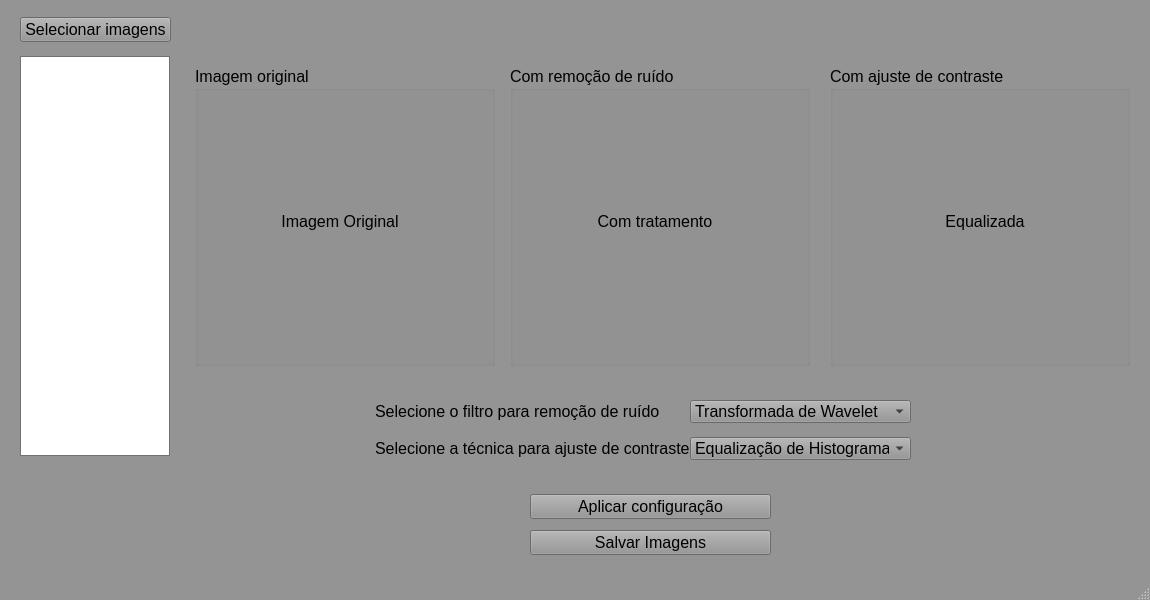
<?xml version="1.0" encoding="UTF-8"?>
<ui version="4.0">
 <class>mainWindow</class>
 <widget class="QMainWindow" name="mainWindow">
  <property name="geometry">
   <rect>
    <x>0</x>
    <y>0</y>
    <width>1150</width>
    <height>600</height>
   </rect>
  </property>
  <property name="minimumSize">
   <size>
    <width>1150</width>
    <height>600</height>
   </size>
  </property>
  <property name="maximumSize">
   <size>
    <width>1150</width>
    <height>600</height>
   </size>
  </property>
  <property name="palette">
   <palette>
    <active>
     <colorrole role="WindowText">
      <brush brushstyle="SolidPattern">
       <color alpha="255">
        <red>0</red>
        <green>0</green>
        <blue>0</blue>
       </color>
      </brush>
     </colorrole>
     <colorrole role="Button">
      <brush brushstyle="SolidPattern">
       <color alpha="255">
        <red>148</red>
        <green>148</green>
        <blue>148</blue>
       </color>
      </brush>
     </colorrole>
     <colorrole role="Light">
      <brush brushstyle="SolidPattern">
       <color alpha="255">
        <red>222</red>
        <green>222</green>
        <blue>222</blue>
       </color>
      </brush>
     </colorrole>
     <colorrole role="Midlight">
      <brush brushstyle="SolidPattern">
       <color alpha="255">
        <red>185</red>
        <green>185</green>
        <blue>185</blue>
       </color>
      </brush>
     </colorrole>
     <colorrole role="Dark">
      <brush brushstyle="SolidPattern">
       <color alpha="255">
        <red>74</red>
        <green>74</green>
        <blue>74</blue>
       </color>
      </brush>
     </colorrole>
     <colorrole role="Mid">
      <brush brushstyle="SolidPattern">
       <color alpha="255">
        <red>99</red>
        <green>99</green>
        <blue>99</blue>
       </color>
      </brush>
     </colorrole>
     <colorrole role="Text">
      <brush brushstyle="SolidPattern">
       <color alpha="255">
        <red>0</red>
        <green>0</green>
        <blue>0</blue>
       </color>
      </brush>
     </colorrole>
     <colorrole role="BrightText">
      <brush brushstyle="SolidPattern">
       <color alpha="255">
        <red>255</red>
        <green>255</green>
        <blue>255</blue>
       </color>
      </brush>
     </colorrole>
     <colorrole role="ButtonText">
      <brush brushstyle="SolidPattern">
       <color alpha="255">
        <red>0</red>
        <green>0</green>
        <blue>0</blue>
       </color>
      </brush>
     </colorrole>
     <colorrole role="Base">
      <brush brushstyle="SolidPattern">
       <color alpha="255">
        <red>255</red>
        <green>255</green>
        <blue>255</blue>
       </color>
      </brush>
     </colorrole>
     <colorrole role="Window">
      <brush brushstyle="SolidPattern">
       <color alpha="255">
        <red>148</red>
        <green>148</green>
        <blue>148</blue>
       </color>
      </brush>
     </colorrole>
     <colorrole role="Shadow">
      <brush brushstyle="SolidPattern">
       <color alpha="255">
        <red>0</red>
        <green>0</green>
        <blue>0</blue>
       </color>
      </brush>
     </colorrole>
     <colorrole role="Highlight">
      <brush brushstyle="SolidPattern">
       <color alpha="255">
        <red>0</red>
        <green>0</green>
        <blue>0</blue>
       </color>
      </brush>
     </colorrole>
     <colorrole role="AlternateBase">
      <brush brushstyle="SolidPattern">
       <color alpha="255">
        <red>201</red>
        <green>201</green>
        <blue>201</blue>
       </color>
      </brush>
     </colorrole>
     <colorrole role="ToolTipBase">
      <brush brushstyle="SolidPattern">
       <color alpha="255">
        <red>255</red>
        <green>255</green>
        <blue>220</blue>
       </color>
      </brush>
     </colorrole>
     <colorrole role="ToolTipText">
      <brush brushstyle="SolidPattern">
       <color alpha="255">
        <red>0</red>
        <green>0</green>
        <blue>0</blue>
       </color>
      </brush>
     </colorrole>
     <colorrole role="PlaceholderText">
      <brush brushstyle="SolidPattern">
       <color alpha="127">
        <red>0</red>
        <green>0</green>
        <blue>0</blue>
       </color>
      </brush>
     </colorrole>
     <colorrole role="Accent">
      <brush brushstyle="SolidPattern">
       <color alpha="255">
        <red>255</red>
        <green>255</green>
        <blue>255</blue>
       </color>
      </brush>
     </colorrole>
    </active>
    <inactive>
     <colorrole role="WindowText">
      <brush brushstyle="SolidPattern">
       <color alpha="255">
        <red>0</red>
        <green>0</green>
        <blue>0</blue>
       </color>
      </brush>
     </colorrole>
     <colorrole role="Button">
      <brush brushstyle="SolidPattern">
       <color alpha="255">
        <red>148</red>
        <green>148</green>
        <blue>148</blue>
       </color>
      </brush>
     </colorrole>
     <colorrole role="Light">
      <brush brushstyle="SolidPattern">
       <color alpha="255">
        <red>222</red>
        <green>222</green>
        <blue>222</blue>
       </color>
      </brush>
     </colorrole>
     <colorrole role="Midlight">
      <brush brushstyle="SolidPattern">
       <color alpha="255">
        <red>185</red>
        <green>185</green>
        <blue>185</blue>
       </color>
      </brush>
     </colorrole>
     <colorrole role="Dark">
      <brush brushstyle="SolidPattern">
       <color alpha="255">
        <red>74</red>
        <green>74</green>
        <blue>74</blue>
       </color>
      </brush>
     </colorrole>
     <colorrole role="Mid">
      <brush brushstyle="SolidPattern">
       <color alpha="255">
        <red>99</red>
        <green>99</green>
        <blue>99</blue>
       </color>
      </brush>
     </colorrole>
     <colorrole role="Text">
      <brush brushstyle="SolidPattern">
       <color alpha="255">
        <red>0</red>
        <green>0</green>
        <blue>0</blue>
       </color>
      </brush>
     </colorrole>
     <colorrole role="BrightText">
      <brush brushstyle="SolidPattern">
       <color alpha="255">
        <red>255</red>
        <green>255</green>
        <blue>255</blue>
       </color>
      </brush>
     </colorrole>
     <colorrole role="ButtonText">
      <brush brushstyle="SolidPattern">
       <color alpha="255">
        <red>0</red>
        <green>0</green>
        <blue>0</blue>
       </color>
      </brush>
     </colorrole>
     <colorrole role="Base">
      <brush brushstyle="SolidPattern">
       <color alpha="255">
        <red>255</red>
        <green>255</green>
        <blue>255</blue>
       </color>
      </brush>
     </colorrole>
     <colorrole role="Window">
      <brush brushstyle="SolidPattern">
       <color alpha="255">
        <red>148</red>
        <green>148</green>
        <blue>148</blue>
       </color>
      </brush>
     </colorrole>
     <colorrole role="Shadow">
      <brush brushstyle="SolidPattern">
       <color alpha="255">
        <red>0</red>
        <green>0</green>
        <blue>0</blue>
       </color>
      </brush>
     </colorrole>
     <colorrole role="Highlight">
      <brush brushstyle="SolidPattern">
       <color alpha="255">
        <red>0</red>
        <green>0</green>
        <blue>0</blue>
       </color>
      </brush>
     </colorrole>
     <colorrole role="AlternateBase">
      <brush brushstyle="SolidPattern">
       <color alpha="255">
        <red>201</red>
        <green>201</green>
        <blue>201</blue>
       </color>
      </brush>
     </colorrole>
     <colorrole role="ToolTipBase">
      <brush brushstyle="SolidPattern">
       <color alpha="255">
        <red>255</red>
        <green>255</green>
        <blue>220</blue>
       </color>
      </brush>
     </colorrole>
     <colorrole role="ToolTipText">
      <brush brushstyle="SolidPattern">
       <color alpha="255">
        <red>0</red>
        <green>0</green>
        <blue>0</blue>
       </color>
      </brush>
     </colorrole>
     <colorrole role="PlaceholderText">
      <brush brushstyle="SolidPattern">
       <color alpha="127">
        <red>0</red>
        <green>0</green>
        <blue>0</blue>
       </color>
      </brush>
     </colorrole>
     <colorrole role="Accent">
      <brush brushstyle="SolidPattern">
       <color alpha="255">
        <red>255</red>
        <green>255</green>
        <blue>255</blue>
       </color>
      </brush>
     </colorrole>
    </inactive>
    <disabled>
     <colorrole role="WindowText">
      <brush brushstyle="SolidPattern">
       <color alpha="255">
        <red>74</red>
        <green>74</green>
        <blue>74</blue>
       </color>
      </brush>
     </colorrole>
     <colorrole role="Button">
      <brush brushstyle="SolidPattern">
       <color alpha="255">
        <red>148</red>
        <green>148</green>
        <blue>148</blue>
       </color>
      </brush>
     </colorrole>
     <colorrole role="Light">
      <brush brushstyle="SolidPattern">
       <color alpha="255">
        <red>222</red>
        <green>222</green>
        <blue>222</blue>
       </color>
      </brush>
     </colorrole>
     <colorrole role="Midlight">
      <brush brushstyle="SolidPattern">
       <color alpha="255">
        <red>185</red>
        <green>185</green>
        <blue>185</blue>
       </color>
      </brush>
     </colorrole>
     <colorrole role="Dark">
      <brush brushstyle="SolidPattern">
       <color alpha="255">
        <red>74</red>
        <green>74</green>
        <blue>74</blue>
       </color>
      </brush>
     </colorrole>
     <colorrole role="Mid">
      <brush brushstyle="SolidPattern">
       <color alpha="255">
        <red>99</red>
        <green>99</green>
        <blue>99</blue>
       </color>
      </brush>
     </colorrole>
     <colorrole role="Text">
      <brush brushstyle="SolidPattern">
       <color alpha="255">
        <red>74</red>
        <green>74</green>
        <blue>74</blue>
       </color>
      </brush>
     </colorrole>
     <colorrole role="BrightText">
      <brush brushstyle="SolidPattern">
       <color alpha="255">
        <red>255</red>
        <green>255</green>
        <blue>255</blue>
       </color>
      </brush>
     </colorrole>
     <colorrole role="ButtonText">
      <brush brushstyle="SolidPattern">
       <color alpha="255">
        <red>74</red>
        <green>74</green>
        <blue>74</blue>
       </color>
      </brush>
     </colorrole>
     <colorrole role="Base">
      <brush brushstyle="SolidPattern">
       <color alpha="255">
        <red>148</red>
        <green>148</green>
        <blue>148</blue>
       </color>
      </brush>
     </colorrole>
     <colorrole role="Window">
      <brush brushstyle="SolidPattern">
       <color alpha="255">
        <red>148</red>
        <green>148</green>
        <blue>148</blue>
       </color>
      </brush>
     </colorrole>
     <colorrole role="Shadow">
      <brush brushstyle="SolidPattern">
       <color alpha="255">
        <red>0</red>
        <green>0</green>
        <blue>0</blue>
       </color>
      </brush>
     </colorrole>
     <colorrole role="AlternateBase">
      <brush brushstyle="SolidPattern">
       <color alpha="255">
        <red>148</red>
        <green>148</green>
        <blue>148</blue>
       </color>
      </brush>
     </colorrole>
     <colorrole role="ToolTipBase">
      <brush brushstyle="SolidPattern">
       <color alpha="255">
        <red>255</red>
        <green>255</green>
        <blue>220</blue>
       </color>
      </brush>
     </colorrole>
     <colorrole role="ToolTipText">
      <brush brushstyle="SolidPattern">
       <color alpha="255">
        <red>0</red>
        <green>0</green>
        <blue>0</blue>
       </color>
      </brush>
     </colorrole>
     <colorrole role="PlaceholderText">
      <brush brushstyle="SolidPattern">
       <color alpha="127">
        <red>74</red>
        <green>74</green>
        <blue>74</blue>
       </color>
      </brush>
     </colorrole>
     <colorrole role="Accent">
      <brush brushstyle="SolidPattern">
       <color alpha="255">
        <red>192</red>
        <green>192</green>
        <blue>192</blue>
       </color>
      </brush>
     </colorrole>
    </disabled>
   </palette>
  </property>
  <property name="font">
   <font>
    <family>Arial</family>
    <pointsize>12</pointsize>
   </font>
  </property>
  <property name="windowTitle">
   <string>Editor de imagens</string>
  </property>
  <widget class="QWidget" name="centralwidget">
   <widget class="QPushButton" name="selectButton">
    <property name="geometry">
     <rect>
      <x>20</x>
      <y>17</y>
      <width>151</width>
      <height>25</height>
     </rect>
    </property>
    <property name="text">
     <string>Selecionar imagens</string>
    </property>
   </widget>
   <widget class="QLabel" name="label_2">
    <property name="geometry">
     <rect>
      <x>375</x>
      <y>400</y>
      <width>311</width>
      <height>23</height>
     </rect>
    </property>
    <property name="text">
     <string>Selecione o filtro para remoção de ruído</string>
    </property>
   </widget>
   <widget class="QComboBox" name="equalizationBox">
    <property name="geometry">
     <rect>
      <x>690</x>
      <y>437</y>
      <width>221</width>
      <height>23</height>
     </rect>
    </property>
    <item>
     <property name="text">
      <string>Equalização de Histograma</string>
     </property>
    </item>
    <item>
     <property name="text">
      <string>Equalização CLAHE</string>
     </property>
    </item>
   </widget>
   <widget class="QLabel" name="label">
    <property name="geometry">
     <rect>
      <x>375</x>
      <y>437</y>
      <width>331</width>
      <height>23</height>
     </rect>
    </property>
    <property name="text">
     <string>Selecione a técnica para ajuste de contraste</string>
    </property>
   </widget>
   <widget class="QPushButton" name="applyButton">
    <property name="geometry">
     <rect>
      <x>530</x>
      <y>494</y>
      <width>241</width>
      <height>25</height>
     </rect>
    </property>
    <property name="text">
     <string>Aplicar configuração</string>
    </property>
   </widget>
   <widget class="QPushButton" name="saveButton">
    <property name="geometry">
     <rect>
      <x>530</x>
      <y>530</y>
      <width>241</width>
      <height>25</height>
     </rect>
    </property>
    <property name="text">
     <string>Salvar Imagens</string>
    </property>
   </widget>
   <widget class="QComboBox" name="filterBox">
    <property name="geometry">
     <rect>
      <x>690</x>
      <y>400</y>
      <width>221</width>
      <height>23</height>
     </rect>
    </property>
    <property name="currentIndex">
     <number>0</number>
    </property>
    <item>
     <property name="text">
      <string>Transformada de Wavelet</string>
     </property>
    </item>
    <item>
     <property name="text">
      <string>Filtro de Wiener</string>
     </property>
    </item>
    <item>
     <property name="text">
      <string>Filtro de Mediana</string>
     </property>
    </item>
    <item>
     <property name="text">
      <string>Difusão Anisotrópica</string>
     </property>
    </item>
   </widget>
   <widget class="QListView" name="imageList">
    <property name="geometry">
     <rect>
      <x>20</x>
      <y>56</y>
      <width>150</width>
      <height>400</height>
     </rect>
    </property>
    <property name="minimumSize">
     <size>
      <width>150</width>
      <height>250</height>
     </size>
    </property>
    <property name="maximumSize">
     <size>
      <width>150</width>
      <height>400</height>
     </size>
    </property>
   </widget>
   <widget class="QGroupBox" name="groupBox_3">
    <property name="geometry">
     <rect>
      <x>830</x>
      <y>66</y>
      <width>300</width>
      <height>300</height>
     </rect>
    </property>
    <property name="minimumSize">
     <size>
      <width>300</width>
      <height>300</height>
     </size>
    </property>
    <property name="maximumSize">
     <size>
      <width>300</width>
      <height>300</height>
     </size>
    </property>
    <property name="title">
     <string>Com ajuste de contraste</string>
    </property>
    <widget class="QLabel" name="imgEqualizada">
     <property name="geometry">
      <rect>
       <x>30</x>
       <y>30</y>
       <width>250</width>
       <height>250</height>
      </rect>
     </property>
     <property name="minimumSize">
      <size>
       <width>250</width>
       <height>250</height>
      </size>
     </property>
     <property name="maximumSize">
      <size>
       <width>250</width>
       <height>250</height>
      </size>
     </property>
     <property name="text">
      <string>Equalizada</string>
     </property>
     <property name="alignment">
      <set>Qt::AlignmentFlag::AlignCenter</set>
     </property>
    </widget>
   </widget>
   <widget class="QGroupBox" name="groupBox">
    <property name="geometry">
     <rect>
      <x>195</x>
      <y>66</y>
      <width>300</width>
      <height>300</height>
     </rect>
    </property>
    <property name="minimumSize">
     <size>
      <width>300</width>
      <height>300</height>
     </size>
    </property>
    <property name="maximumSize">
     <size>
      <width>300</width>
      <height>300</height>
     </size>
    </property>
    <property name="title">
     <string>Imagem original</string>
    </property>
    <widget class="QLabel" name="imgOriginal">
     <property name="geometry">
      <rect>
       <x>20</x>
       <y>30</y>
       <width>250</width>
       <height>250</height>
      </rect>
     </property>
     <property name="minimumSize">
      <size>
       <width>250</width>
       <height>250</height>
      </size>
     </property>
     <property name="maximumSize">
      <size>
       <width>250</width>
       <height>250</height>
      </size>
     </property>
     <property name="layoutDirection">
      <enum>Qt::LayoutDirection::LeftToRight</enum>
     </property>
     <property name="text">
      <string>Imagem Original</string>
     </property>
     <property name="alignment">
      <set>Qt::AlignmentFlag::AlignCenter</set>
     </property>
    </widget>
   </widget>
   <widget class="QGroupBox" name="groupBox_2">
    <property name="geometry">
     <rect>
      <x>510</x>
      <y>66</y>
      <width>300</width>
      <height>300</height>
     </rect>
    </property>
    <property name="minimumSize">
     <size>
      <width>300</width>
      <height>300</height>
     </size>
    </property>
    <property name="maximumSize">
     <size>
      <width>300</width>
      <height>300</height>
     </size>
    </property>
    <property name="title">
     <string>Com remoção de ruído</string>
    </property>
    <widget class="QLabel" name="imgFiltrada">
     <property name="geometry">
      <rect>
       <x>20</x>
       <y>30</y>
       <width>250</width>
       <height>250</height>
      </rect>
     </property>
     <property name="minimumSize">
      <size>
       <width>250</width>
       <height>250</height>
      </size>
     </property>
     <property name="maximumSize">
      <size>
       <width>250</width>
       <height>250</height>
      </size>
     </property>
     <property name="text">
      <string>Com tratamento</string>
     </property>
     <property name="alignment">
      <set>Qt::AlignmentFlag::AlignCenter</set>
     </property>
    </widget>
   </widget>
  </widget>
  <widget class="QStatusBar" name="statusbar"/>
 </widget>
 <resources/>
 <connections/>
</ui>
